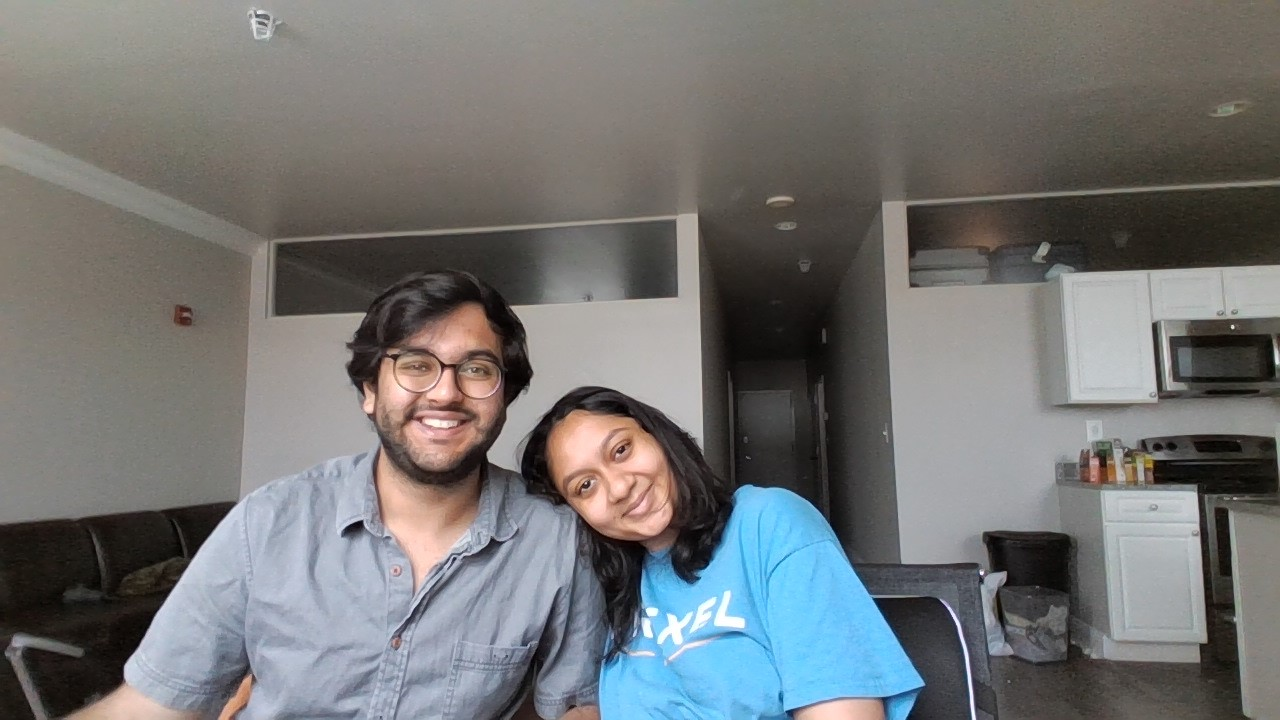
#> input picture assets/test.jpg, 1280 x 720 px, given in place of the camera
$ python color_detection.py
#> lines starting #> are read from the running program, lines starting #| are printed output that depends on the picture; after the words box and inside, x2 and y2 are one past the last pixel; in counts of white or black regions, pixels touching at a corner belong together
import numpy as np
import cv2

cap = cv2.VideoCapture(0)

while True:
    ret, frame = cap.read()
#> frame is the input picture: shape (720, 1280, 3); mean B, G, R 116.5, 116.8, 116.2
    width = int(cap.get(3))
    height = int(cap.get(4))

    hsv = cv2.cvtColor(frame, cv2.COLOR_BGR2HSV)
#> hsv: shape (720, 1280, 3); mean H, S, V 44.9, 37.8, 126
    lower_blue = np.array([90, 50, 50])
    upper_blue = np.array([130, 255, 255])

    mask = cv2.inRange(hsv, lower_blue, upper_blue)
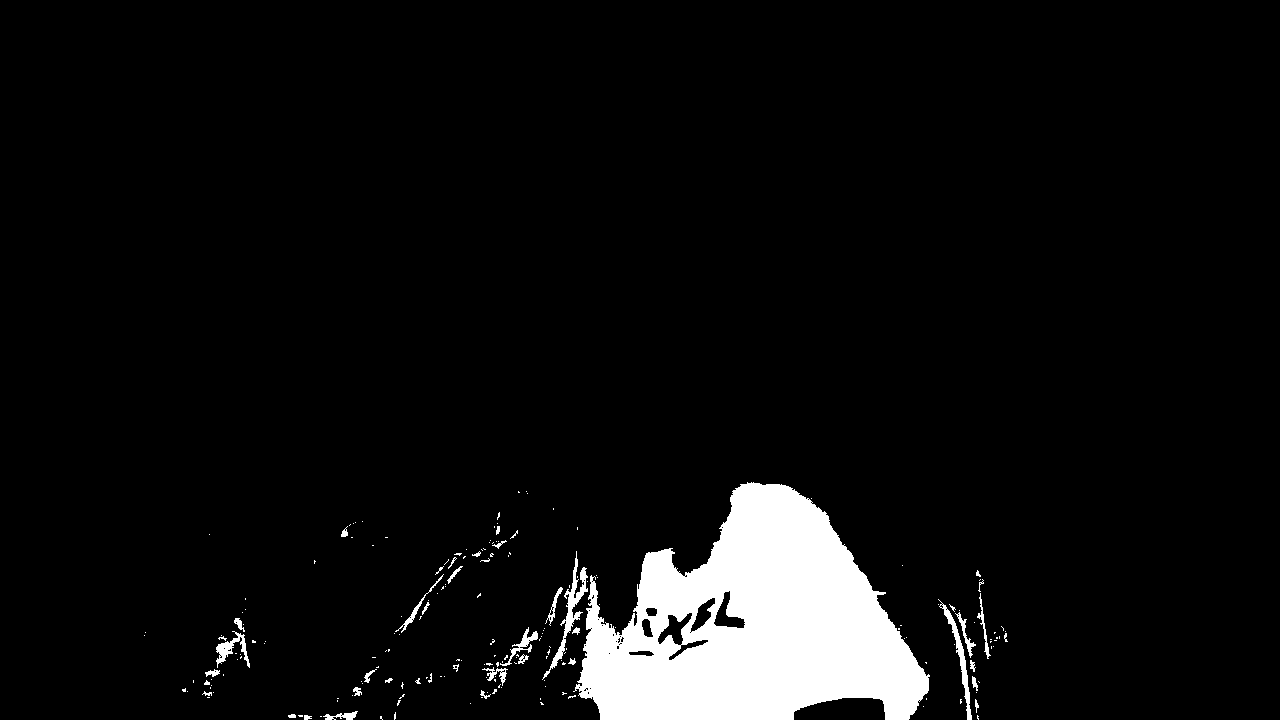
#> mask: shape (720, 1280); 6.1% white; 202 white regions (162 under 20 px), largest, box (x1, y1, x2, y2) and area: (573, 482, 930, 720) 51293, (542, 551, 588, 680) 886, (938, 599, 972, 720) 615

    result = cv2.bitwise_and(frame, frame, mask=mask)
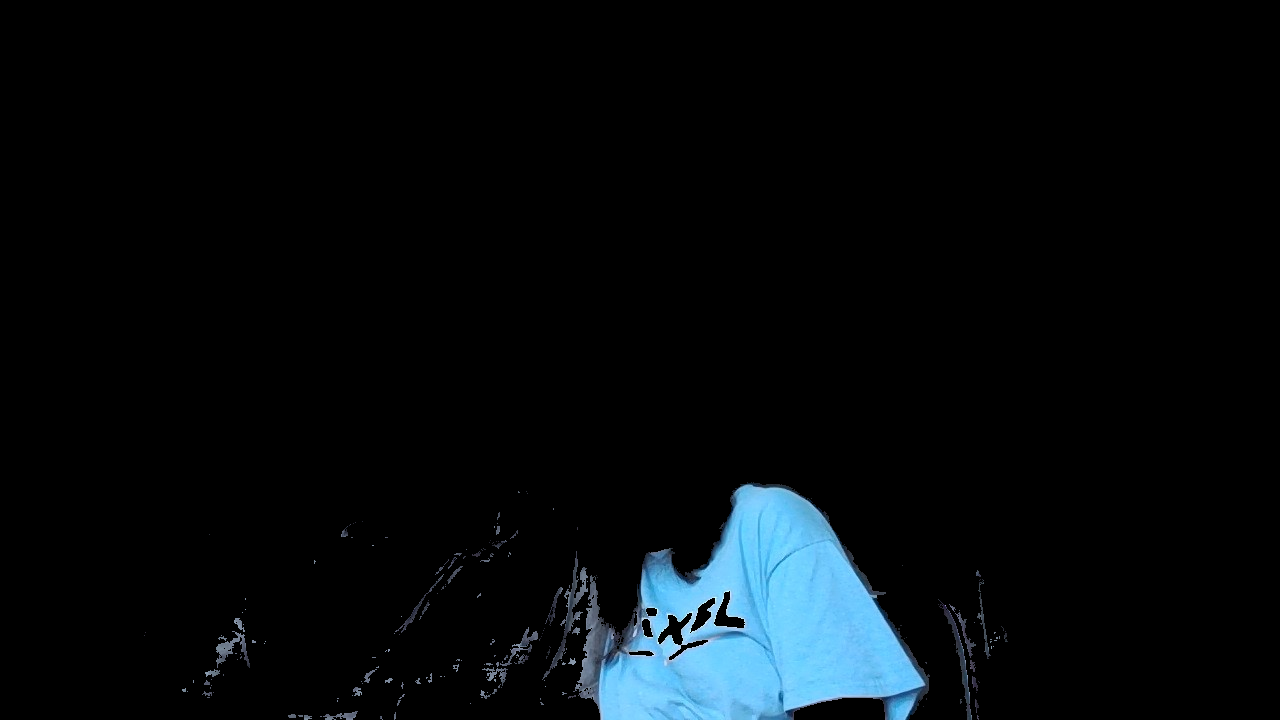
#> result: shape (720, 1280, 3); mean B, G, R 13.3, 10.7, 6.3

    cv2.imshow('frame', result)

    if cv2.waitKey(1) == ord('q'):
#> (key q is pressed here)
        break

cap.release()
cv2.destroyAllWindows()

$ run again, on assets/soccer_practice.jpg
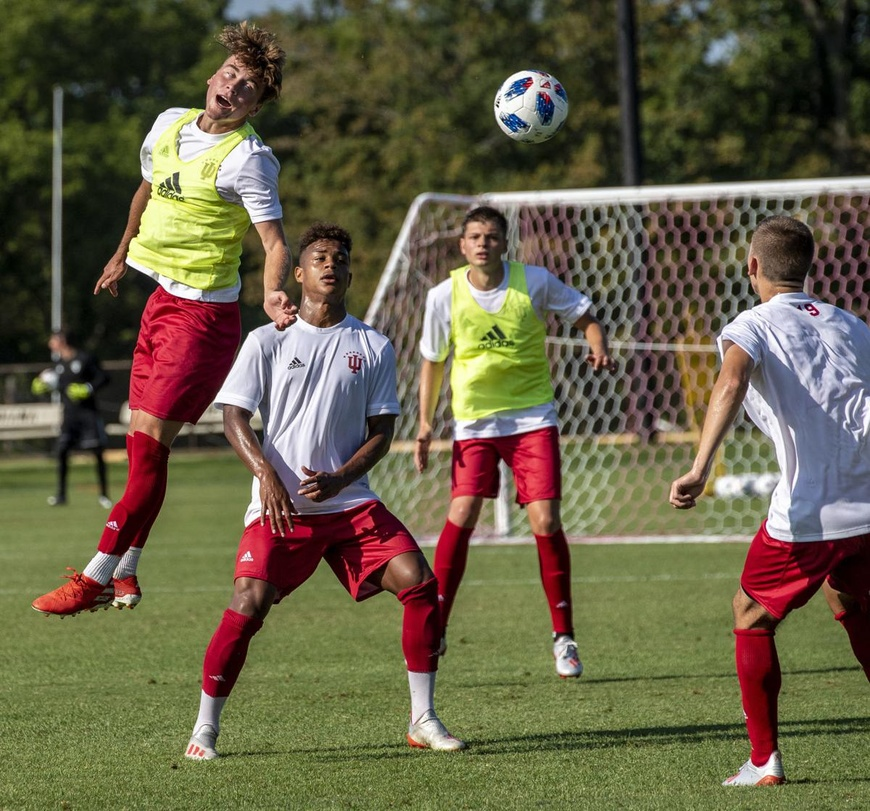
#> input picture assets/soccer_practice.jpg, 870 x 811 px, shrunk from 1200 x 1119 before the run, given in place of the camera
#> frame is the input picture: shape (811, 870, 3); mean B, G, R 70.9, 96, 102.6
#> hsv: shape (811, 870, 3); mean H, S, V 53.8, 108.8, 109.8
#> `mask = cv2.inRange(hsv, lower_blue, upper_blue)`:
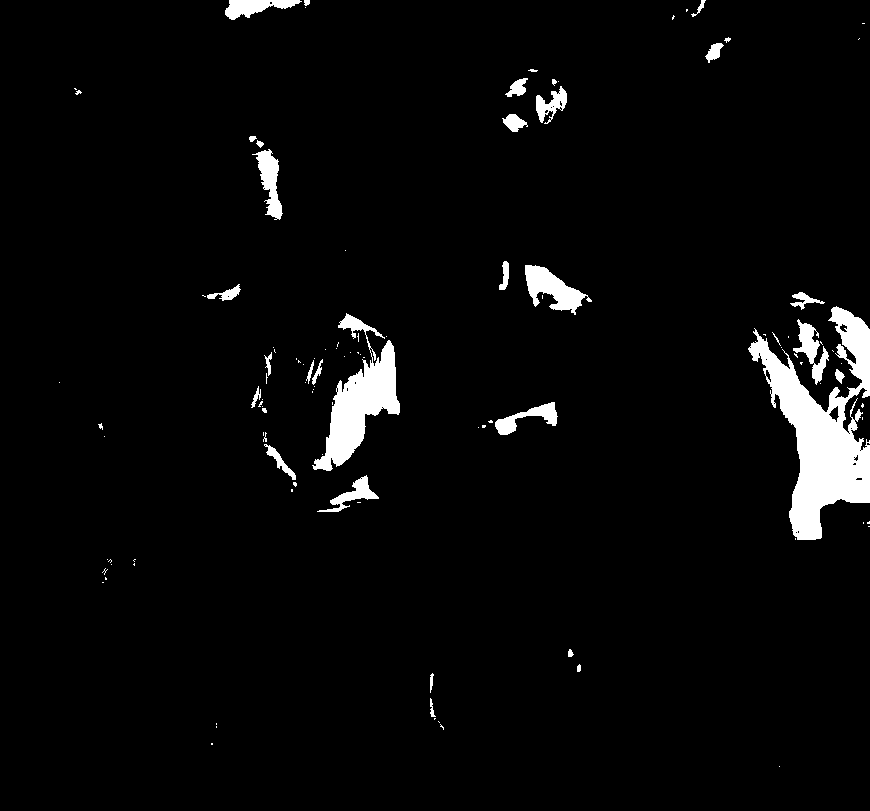
#> mask: shape (811, 870); 3.7% white; 112 white regions (78 under 20 px), largest, box (x1, y1, x2, y2) and area: (748, 306, 870, 540) 11723, (312, 313, 400, 471) 5165, (525, 265, 592, 315) 1525
#> `result = cv2.bitwise_and(frame, frame, mask=mask)`:
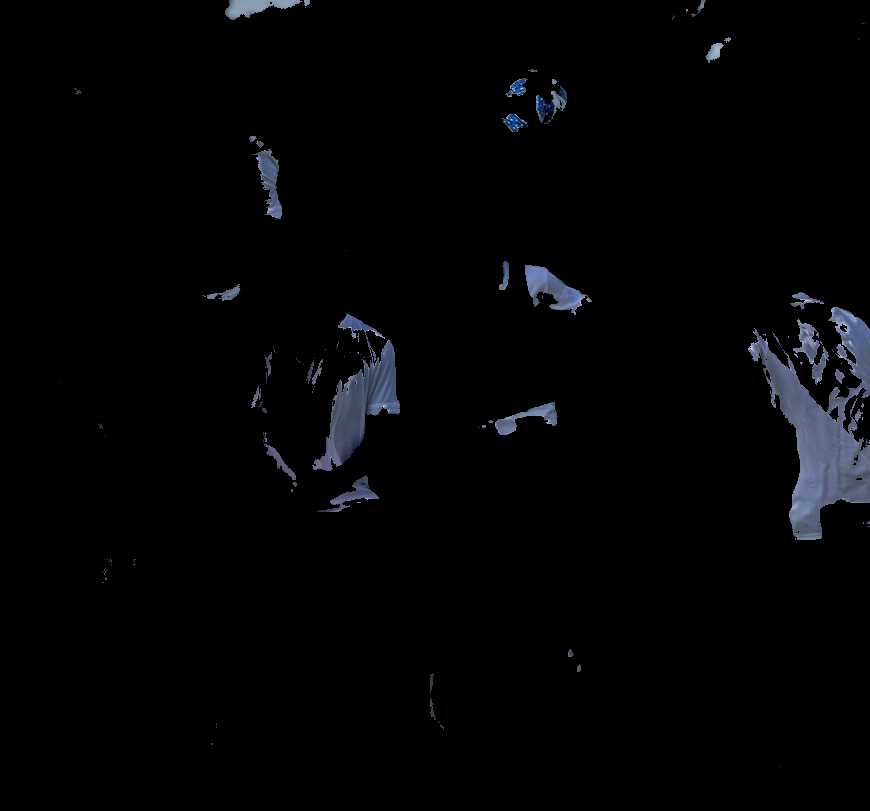
#> result: shape (811, 870, 3); mean B, G, R 4.8, 3.8, 3.4
